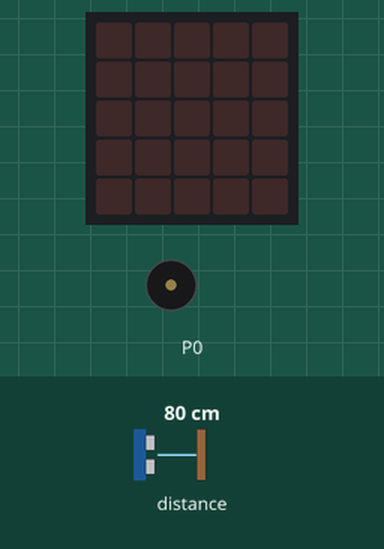
This program was run on a simulated BBC micro:bit (MakeCode). On the bench: the board's 5×5 LED display, buzzer (waves = sounding). The test bench sets the inputs (shaded band); at power-on: distance to the obstacle 80 cm.

Above: at 1.2 s.
1.3 s: distance to the obstacle set to 2 cm
At 1.7 s:
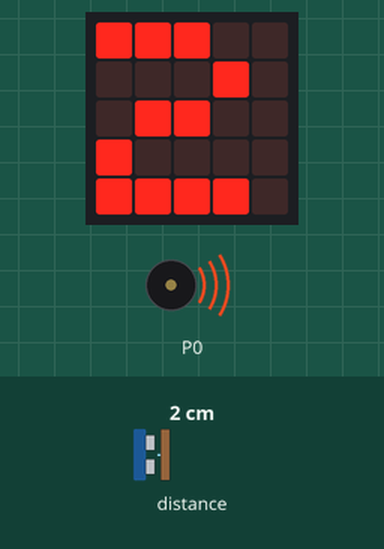
2.8 s: distance to the obstacle set to 18 cm
At 3.2 s:
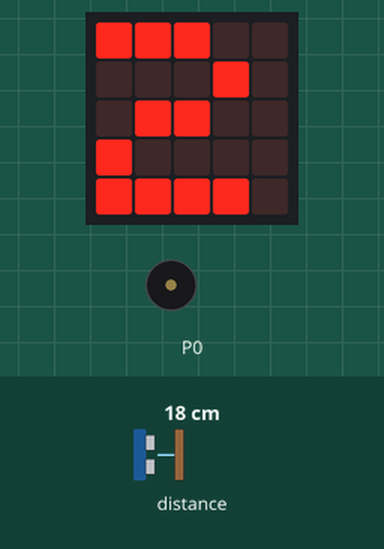
4.3 s: distance to the obstacle set to 4 cm
At 4.9 s:
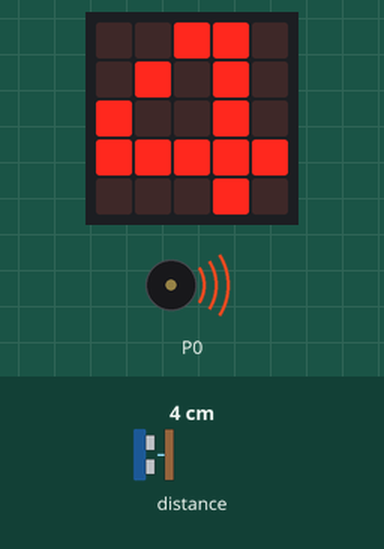
Timing chart, 0 to 7.3 s (numbered marks = the images above; inputs shaded):
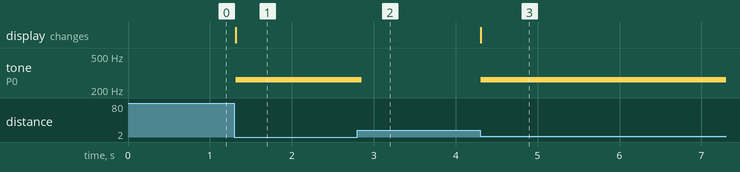

Measured:
- after the input at 1.3 s, tone on P0: silent → 262 Hz at once; the display: changes at once (image 1)
- after the input at 2.8 s, tone on P0: 262 Hz → silent after 0.06 s
- after the input at 4.3 s, tone on P0: silent → 262 Hz at once; the display: changes at once (image 3)

The program:

main.ts
```typescript
let distancia = 0
basic.forever(function () {
    distancia = grove.measureInCentimetersV2(DigitalPin.P8)
    if (distancia < 10) {
        music.ringTone(262)
        basic.showNumber(distancia)
    } else {
        music.stopAllSounds()
    }
})
```

test.ts
```typescript
// testes vão aqui; isto não será compilado quando este pacote for usado como uma extensão.
```
